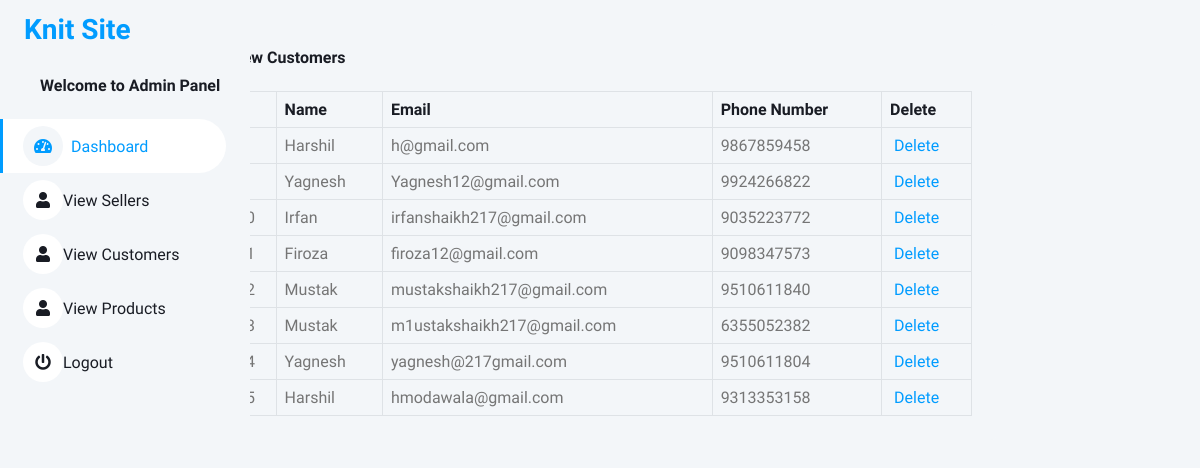
/Admin/view_customers.php, run on the app's committed database.
### tables this page shows
CREATE TABLE `customerregistration` (
  `UserId` int(11) NOT NULL,
  `UserFirstName` varchar(30) NOT NULL,
  `UserMiddleName` varchar(30) NOT NULL,
  `UserLastName` varchar(30) NOT NULL,
  `MobileNumber` char(10) NOT NULL,
  `EmailAddress` varchar(30) NOT NULL,
  `UserName` varchar(30) NOT NULL,
  `Password` char(32) NOT NULL,
  `Address` varchar(50) NOT NULL,
  `Pincode` int(6) NOT NULL,
  `Gender` varchar(1) NOT NULL,
  `CreationDate` datetime NOT NULL,
  `status` varchar(1) NOT NULL DEFAULT '1'
);

### Admin/view_customers.php (the view, shortened to what this page needs)
<?php
include 'includes/sidebar.php';
include 'includes/db.php';
?>
   <div class="container-fluid pt-4 px-4" style="width: 70% !important;">
                <div class="bg-light text-center rounded p-4">
                    <div class="d-flex align-items-center justify-content-between mb-4">
                        <h6 class="mb-0">View Customers</h6>
                    </div>
                    <div class="table-responsive">
                        <table class="table text-start align-middle table-bordered table-hover mb-0">
                            <thead>
                                <tr class="text-dark">
                                    <th scope="col">#</th>
                                    <th scope="col">Name</th>
                                    <th scope="col">Email</th>
                                    <th scope="col">Phone Number</th>
                                    <th scope="col">Delete</th>
                                </tr>
                            </thead>
                            <tbody>
                                <?php
                                $get_c = "select * from customerregistration";
                                $run_c = mysqli_query($con, $get_c);
                                while ($row_c = mysqli_fetch_array($run_c)) {
                                    $c_id = $row_c['UserId'];
                                    $c_name = $row_c['UserFirstName'];
                                    $c_email = $row_c['EmailAddress'];
                                    $c_contact = $row_c['MobileNumber'];
                                    ?>
                                    <tr>
                                        <td><?php echo $c_id; ?></td>
                                        <td><?php echo $c_name; ?></td>
                                        <td><?php echo $c_email; ?></td>
                                        <td><?php echo $c_contact; ?></td>
                                        <td>
                                            <a href="delete_customers.php?delete_customers=<?php echo $c_id; ?>" >
                                                <i class="fa fa-trash-o" ></i> Delete
                                            </a>
                                        </td>
                                    </tr>
                                <?php } ?>
                            </tbody>
                        </table>
                    </div>
                </div>
   </div>

### data on the page
customerregistration: UserFirstName "Harshil", EmailAddress "h@gmail.com", MobileNumber "9867859458"
customerregistration: UserFirstName "Yagnesh", EmailAddress "Yagnesh12@gmail.com", MobileNumber "9924266822"
customerregistration: UserFirstName "Irfan", EmailAddress "irfanshaikh217@gmail.com", MobileNumber "9035223772"
customerregistration: UserFirstName "Firoza", EmailAddress "firoza12@gmail.com", MobileNumber "9098347573"
customerregistration: UserFirstName "Mustak", EmailAddress "mustakshaikh217@gmail.com", MobileNumber "9510611840"
customerregistration: UserFirstName "Mustak", EmailAddress "m1ustakshaikh217@gmail.com", MobileNumber "6355052382"
customerregistration: UserFirstName "Yagnesh", EmailAddress "yagnesh@217gmail.com", MobileNumber "9510611804"
customerregistration: UserFirstName "Harshil", EmailAddress "hmodawala@gmail.com", MobileNumber "9313353158"
